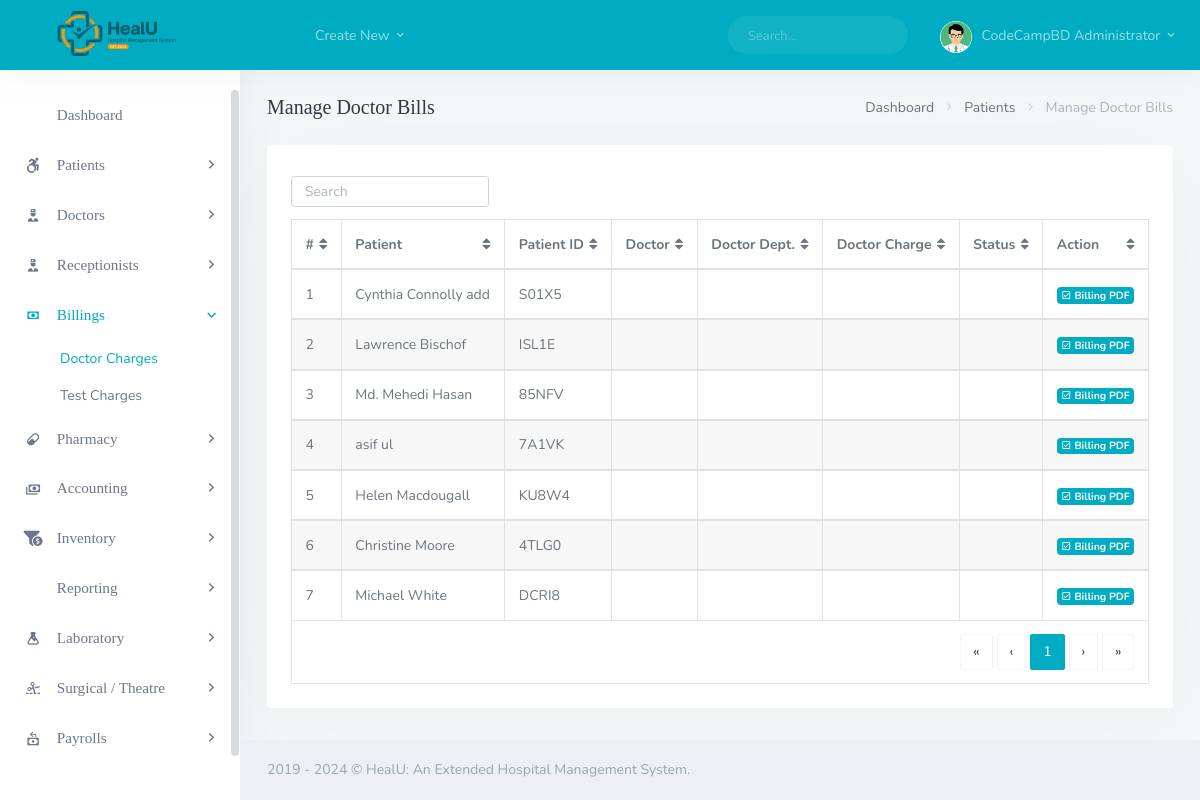
Screenshot of /backend/admin/his_admin_manage_doctor_charge.php (signed in) with the database file from the repository.
### tables this page shows
CREATE TABLE `his_admin` (
  `ad_id` int(11) NOT NULL,
  `ad_fname` varchar(200) DEFAULT NULL,
  `ad_lname` varchar(200) DEFAULT NULL,
  `ad_email` varchar(200) DEFAULT NULL,
  `ad_pwd` varchar(200) DEFAULT NULL,
  `ad_dpic` varchar(200) DEFAULT NULL
);

CREATE TABLE `his_patients` (
  `pat_id` int(11) NOT NULL,
  `pat_fname` varchar(200) DEFAULT NULL,
  `pat_lname` varchar(200) DEFAULT NULL,
  `pat_dob` varchar(200) DEFAULT NULL,
  `pat_age` varchar(200) DEFAULT NULL,
  `pat_number` varchar(200) DEFAULT NULL,
  `pat_addr` varchar(200) DEFAULT NULL,
  `pat_phone` varchar(200) DEFAULT NULL,
  `pat_type` varchar(200) DEFAULT NULL,
  `pat_date_joined` timestamp(6) NOT NULL DEFAULT current_timestamp(6) ON UPDATE current_timestamp(6),
  `pat_ailment` varchar(200) DEFAULT NULL,
  `pat_discharge_status` varchar(200) DEFAULT NULL,
   `doc_name` varchar(200) DEFAULT NULL,
  `doc_dept` varchar(200) DEFAULT NULL,
  `assign_doc_date` varchar(200) DEFAULT NULL,
  `assign_doc_time` varchar(200) DEFAULT NULL
);

### backend/admin/his_admin_manage_doctor_charge.php (the view, shortened to what this page needs)
<?php
  include('assets/inc/config.php');
?>
<!DOCTYPE html>
<html lang="en">
<?php include('assets/inc/head.php');?>
    <body>
        <div id="wrapper">
                <?php include('assets/inc/nav.php');?>
                <?php include("assets/inc/sidebar.php");?>
            <div class="content-page">
                <div class="content">
                    <div class="container-fluid">
                        <div class="row">
                            <div class="col-12">
                                <div class="page-title-box">
                                    <div class="page-title-right">
                                        <ol class="breadcrumb m-0">
                                            <li class="breadcrumb-item"><a href="javascript: void(0);">Dashboard</a></li>
                                            <li class="breadcrumb-item"><a href="javascript: void(0);">Patients</a></li>
                                            <li class="breadcrumb-item active">Manage Doctor Bills</li>
                                        </ol>
                                    </div>
                                    <h4 class="page-title">Manage Doctor Bills</h4>
                                </div>
                            </div>
                        </div>
                        <div class="row">
                            <div class="col-12">
                                <div class="card-box">
                                    <div class="mb-2">
                                        <div class="row">
                                            <div class="col-12 text-sm-center form-inline" >
                                                <div class="form-group">
                                                    <input id="demo-foo-search" type="text" placeholder="Search" class="form-control form-control-sm" autocomplete="on">
                                                </div>
                                            </div>
                                        </div>
                                    </div>
                                    <div class="table-responsive">
                                        <table id="demo-foo-filtering" class="table table-bordered toggle-circle mb-0" data-page-size="7">
                                            <thead>
                                            <tr>
                                                <th>#</th>
                                                <th data-toggle="true">Patient</th>
                                                <th data-hide="phone">Patient ID</th>
                                                <th data-hide="phone">Doctor</th>
                                                <th data-hide="phone">Doctor Dept. </th>
                                                <th data-hide="phone">Doctor Charge </th>
                                                <th data-hide="phone">Status </th>
                                                <th data-hide="phone">Action</th>
                                            </tr>
                                            </thead>
                                            <?php
                                                $ret="SELECT * FROM  his_patients ORDER BY RAND() ";
                                                $stmt= $mysqli->prepare($ret) ;
                                                $stmt->execute() ;
                                                $res=$stmt->get_result();
                                                $cnt=1;
                                                while($row=$res->fetch_object())
                                                {
                                            ?>
                                                <tbody>
                                                <tr>
                                                    <td><?php echo $cnt;?></td>
                                                    <td><?php echo $row->pat_fname;?> <?php echo $row->pat_lname;?></td>
                                                    <td><?php echo $row->pat_number;?></td>
                                                    <td><?php echo $row->doc_name;?></td>
                                                    <td><?php echo $row->doc_dept;?></td>
                                                    <td><?php echo $row->doc_charge;?></td>
                                                    <td><?php echo $row->status;?>
                                                        </td>
                                                    <td>
                                                        <a href="./invoice/receptionist_billing.php?pat_id=<?php echo $row->pat_id ;?>" class="badge badge-primary"><i class="mdi mdi-check-box-outline "></i> Billing PDF</a>
                                                    </td>
                                                </tr>
                                                </tbody>
                                            <?php
                                            $cnt = $cnt +1 ; }
                                            ?>
                                            <tfoot>
                                            <tr class="active">
                                                <td colspan="8">
                                                    <div class="text-right">
                                                        <ul class="pagination pagination-rounded justify-content-end footable-pagination m-t-10 mb-0"></ul>
                                                    </div>
                                                </td>
                                            </tr>
                                            </tfoot>
                                        </table>
                                    </div>
                                </div>
                            </div>
                        </div>
                    </div>
                </div>
                 <?php include('assets/inc/footer.php');?>
            </div>
        </div>
    </body>
</html>

### backend/admin/assets/inc/head.php (shortened to what this page needs)
<head>
    <link href="assets/libs/flatpickr/flatpickr.min.css" rel="stylesheet" type="text/css" />
    <link href="assets/css/bootstrap.min.css" rel="stylesheet" type="text/css" />
    <link href="assets/css/icons.min.css" rel="stylesheet" type="text/css" />
    <link href="assets/css/app.min.css" rel="stylesheet" type="text/css" />
    <link href="assets/libs/ladda/ladda-themeless.min.css" rel="stylesheet" type="text/css" />
    <link href="assets/libs/footable/footable.core.min.css" rel="stylesheet" type="text/css" />
</head>

### backend/admin/assets/inc/nav.php (shortened to what this page needs)
<?php
    $aid=$_SESSION['ad_id'];
    $ret="select * from his_admin where ad_id=?";
    $stmt= $mysqli->prepare($ret) ;
    $stmt->bind_param('i',$aid);
    $stmt->execute() ;
    $res=$stmt->get_result();
    while($row=$res->fetch_object())
    {
?>
<div class="navbar-custom" style="background-color: #00acc1 ;">
    <ul class="list-unstyled topnav-menu float-right mb-0">
        <li class="d-none d-sm-block">
            <form class="app-search">
                <div class="app-search-box">
                    <div class="input-group">
                        <input type="text" class="form-control" placeholder="Search...">
                        <div class="input-group-append">
                            <button class="btn" type="submit">
                                <i class="fe-search"></i>
                            </button>
                        </div>
                    </div>
                </div>
            </form>
        </li>
        <li class="dropdown notification-list">
            <a class="nav-link dropdown-toggle nav-user mr-0 waves-effect waves-light" data-toggle="dropdown" href="#" role="button" aria-haspopup="false" aria-expanded="false">
                <img src="assets/images/users/<?php echo $row->ad_dpic;?>" alt="dpic" class="rounded-circle">
                <span class="pro-user-name ml-1">
                    <?php echo $row->ad_fname;?> <?php echo $row->ad_lname;?> <i class="mdi mdi-chevron-down"></i>
                </span>
            </a>
        </li>
    </ul>
    <div class="logo-box" >
        <a href="his_admin_dashboard.php" class="logo text-center">
            <span class="logo-lg" >
                <img src="assets/images/HealU.png" alt="" height="70">
            </span>
        </a>
    </div>
    <ul class="list-unstyled topnav-menu topnav-menu-left m-0">
        <li>
            <button class="button-menu-mobile waves-effect waves-light">
                <i class="fe-menu"></i>
            </button>
        </li>
        <li class="dropdown d-none d-lg-block">
            <a class="nav-link dropdown-toggle waves-effect waves-light" data-toggle="dropdown" href="#" role="button" aria-haspopup="false" aria-expanded="false">
                Create New
                <i class="mdi mdi-chevron-down"></i>
            </a>
        </li>
    </ul>
</div>
<?php }?>

### backend/admin/assets/inc/sidebar.php (shortened to what this page needs)
<div class="left-side-menu">
    <div class="slimscroll-menu">
        <div id="sidebar-menu">
            <ul class="metismenu" id="side-menu">
                <li>
                    <a href="his_admin_dashboard.php">
                        <i class="fe-airplay"></i>
                        <span> Dashboard </span>
                    </a>
                </li>
                <li>
                    <a href="javascript: void(0);">
                        <i class="fab fa-accessible-icon "></i>
                        <span> Patients </span>
                        <span class="menu-arrow"></span>
                    </a>
                </li>
                <li>
                    <a href="javascript: void(0);">
                        <i class="mdi mdi-doctor"></i>
                        <span> Doctors </span>
                        <span class="menu-arrow"></span>
                    </a>
                </li>
                <li>
                    <a href="javascript: void(0);">
                        <i class="mdi mdi-doctor"></i>
                        <span> Receptionists </span>
                        <span class="menu-arrow"></span>
                    </a>
                </li>
                <li>
                    <a href="javascript: void(0);">
                        <i class="mdi mdi-cash"></i>
                        <span> Billings </span>
                        <span class="menu-arrow"></span>
                    </a>
                    <ul class="nav-second-level" aria-expanded="false">
                    <li>
                            <a href="his_admin_manage_doctor_charge.php">Doctor Charges</a>
                        </li>
                        <li>
                            <a href="his_admin_manage_patient_properly.php">Test Charges</a>
                        </li>
                    </ul>
                </li>
                <li>
                    <a href="javascript: void(0);">
                        <i class="mdi mdi-pill"></i>
                        <span> Pharmacy </span>
                        <span class="menu-arrow"></span>
                    </a>
                </li>
                <li>
                    <a href="javascript: void(0);">
                        <i class="mdi mdi-cash-multiple "></i>
                        <span> Accounting </span>
                        <span class="menu-arrow"></span>
                    </a>
                </li>
                <li>
                    <a href="javascript: void(0);">
                        <i class=" fas fa-funnel-dollar "></i>
                        <span> Inventory </span>
                        <span class="menu-arrow"></span>
                    </a>
                </li>
                <li>
                    <a href="javascript: void(0);">
                        <i class="fe-share"></i>
                        <span> Reporting </span>
                        <span class="menu-arrow"></span>
                    </a>
                </li>
                <li>
                    <a href="javascript: void(0);">
                        <i class="mdi mdi-flask"></i>
                        <span> Laboratory </span>
                        <span class="menu-arrow"></span>
                    </a>
                </li>
                <li>
                    <a href="javascript: void(0);">
                        <i class="mdi mdi-scissors-cutting "></i>
                        <span> Surgical / Theatre </span>
                        <span class="menu-arrow"></span>
                    </a>
                </li>
                <li>
                    <a href="javascript: void(0);">
                        <i class="mdi mdi-cash-refund "></i>
                        <span> Payrolls </span>
                        <span class="menu-arrow"></span>
                    </a>
                </li>
                <li>
                    <a href="javascript: void(0);">
                        <span> Vendors </span>
                        <span class="menu-arrow"></span>
                    </a>
                </li>
            </ul>
        </div>
    </div>
</div>

### backend/admin/assets/inc/footer.php
<footer class="footer">
    <div class="container-fluid">
        <div class="row">
            <div class="col-md-12">
                2019 - <?php echo date('Y'); ?> &copy; HealU: An Extended Hospital Management System. </a>
            </div>
        </div>
    </div>
</footer>

### rows the page displays
his_admin: ad_dpic (picture), ad_fname "CodeCampBD", ad_lname "Administrator"
his_patients: pat_fname "Cynthia", pat_lname "Connolly add", pat_number "S01X5"
his_patients: pat_fname "Lawrence", pat_lname "Bischof", pat_number "ISL1E"
his_patients: pat_fname "Md. Mehedi", pat_lname "Hasan", pat_number "85NFV"
his_patients: pat_fname "asif", pat_lname "ul", pat_number "7A1VK"
his_patients: pat_fname "Helen", pat_lname "Macdougall", pat_number "KU8W4"
his_patients: pat_fname "Christine", pat_lname "Moore", pat_number "4TLG0"
his_patients: pat_fname "Michael", pat_lname "White", pat_number "DCRI8"
